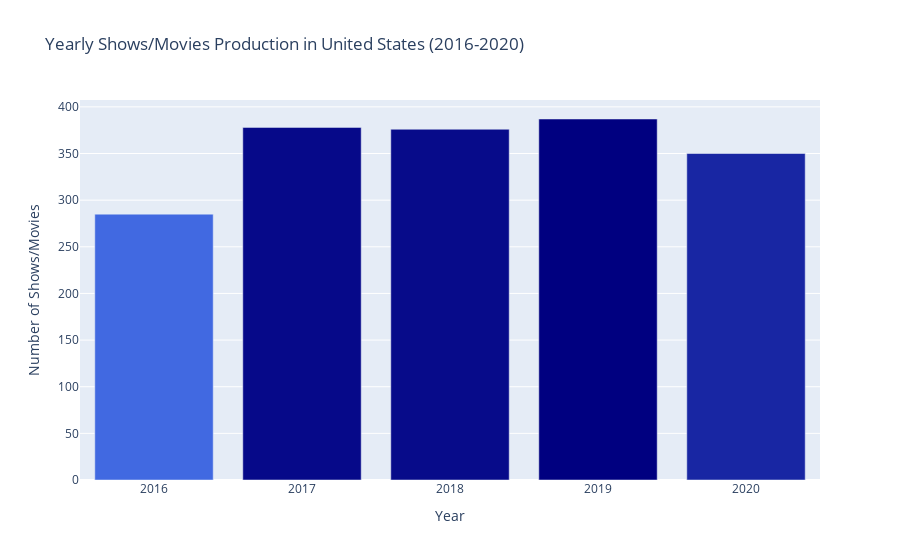

Source (notebook cell):
### Code cell
# Specify the range of years you're interested in
years_of_interest = [2016, 2017, 2018, 2019, 2020]

# Filter the data for the specified years
recent_netflix_df = netflix_df[netflix_df['release_year'].isin(years_of_interest)]

# Group by country and count the number of movies/TV shows for each country
country_counts = recent_netflix_df['country'].value_counts().reset_index()
country_counts.columns = ['country', 'count']

# Identify the top country
top_country_name = country_counts.iloc[0]['country']

# Filter the data for only the top country
top_country_data = recent_netflix_df[recent_netflix_df['country'] == top_country_name]

# Group by release_year and count the number of shows/movies for each year
yearly_counts = top_country_data.groupby('release_year').size().reset_index()
yearly_counts.columns = ['year', 'count']

# Custom color scale: dark blue to medium blue
custom_color_scale = ['#4169E1','#000080']

# Plotting year to year comparison for the specified years
fig = px.bar(yearly_counts, x='year', y='count',
             title=f'Yearly Shows/Movies Production in {top_country_name} (2016-2020)',
             labels={'year': 'Year', 'count': 'Number of Shows/Movies'},
             color='count', color_continuous_scale=custom_color_scale)

# Remove color axis
fig.update_layout(coloraxis_showscale=False)

fig.show()

### Figure 1 — Plotly figure (JSON) as saved in the notebook; plotly's stock layout.template omitted (floating-point values rounded to 4 significant figures)
{"data": [{"alignmentgroup": "True", "hovertemplate": "Year=%{x}<br>Number of Shows/Movies=%{marker.color}<extra></extra>", "legendgroup": "", "marker": {"color": [285, 378, 376, 387, 350], "coloraxis": "coloraxis", "pattern": {"shape": ""}}, "name": "", "offsetgroup": "", "orientation": "v", "showlegend": false, "textposition": "auto", "type": "bar", "x": [2016, 2017, 2018, 2019, 2020], "xaxis": "x", "y": [285, 378, 376, 387, 350], "yaxis": "y"}], "layout": {"barmode": "relative", "coloraxis": {"colorbar": {"title": {"text": "Number of Shows/Movies"}}, "colorscale": [[0, "#4169E1"], [1, "#000080"]], "showscale": false}, "legend": {"tracegroupgap": 0}, "title": {"text": "Yearly Shows/Movies Production in United States (2016-2020)"}, "xaxis": {"anchor": "y", "domain": [0, 1], "title": {"text": "Year"}}, "yaxis": {"anchor": "x", "domain": [0, 1], "title": {"text": "Number of Shows/Movies"}}}}
